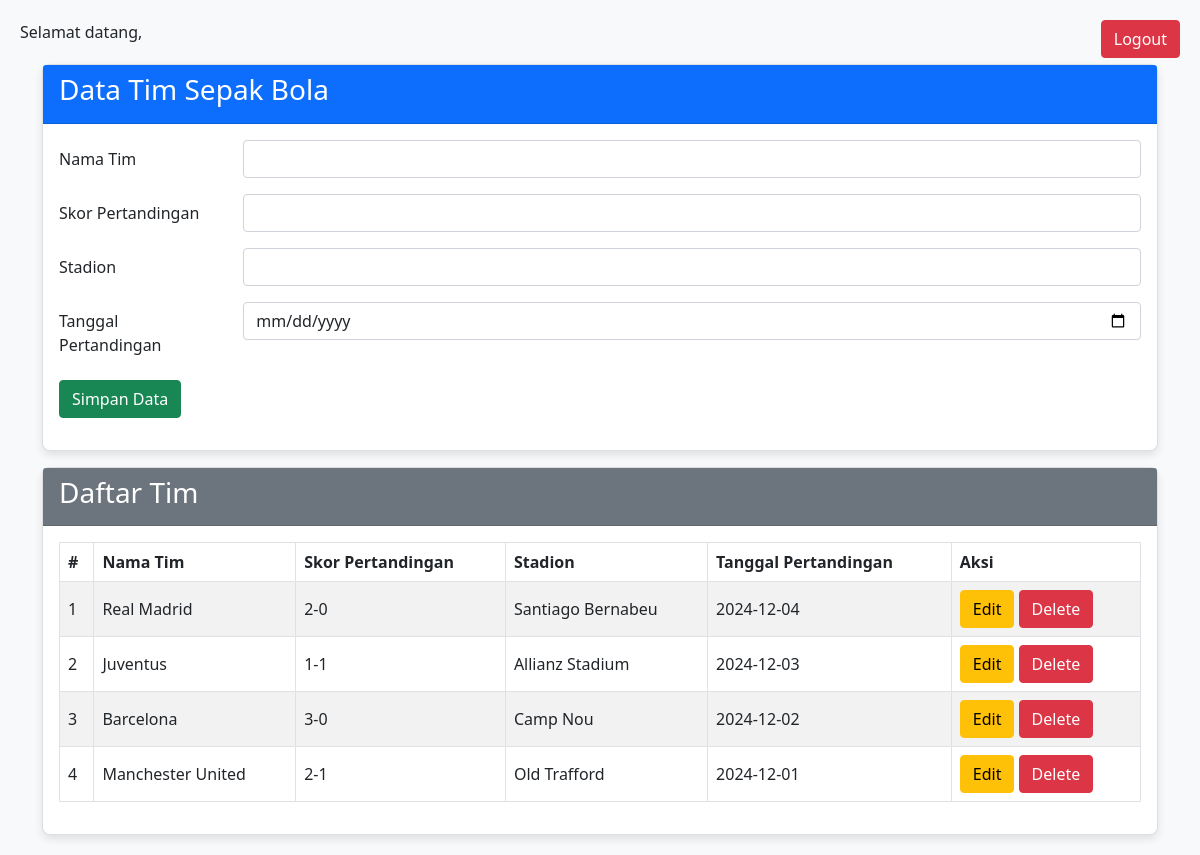
The app's page / (signed in) with its own data.
### tables this page shows
CREATE TABLE `football_teams` (
  `id` int(11) NOT NULL,
  `team_name` varchar(100) NOT NULL,
  `match_score` varchar(50) NOT NULL,
  `stadium` varchar(100) NOT NULL,
  `match_date` date NOT NULL,
  `created_at` timestamp NOT NULL DEFAULT CURRENT_TIMESTAMP
);

### index.php (the view, shortened to what this page needs)
<?php
include('koneksi.php');
$team_name = "";
$match_score = "";
$stadium = "";
$match_date = "";
?>
<!DOCTYPE html>
<html lang="en">
<head>
    <link href="https://cdn.jsdelivr.net/npm/bootstrap@5.0.0-beta2/dist/css/bootstrap.min.css" rel="stylesheet" />
</head>
<body>
    <a href="logout.php" class="btn btn-danger btn-logout">Logout</a>
    <div class="container">
        <div class="card">
            <div class="card-header bg-primary text-white">
                <h3>Data Tim Sepak Bola</h3>
            </div>
            <div class="card-body">
                <form action="" method="POST">
                    <div class="mb-3 row">
                        <label for="team_name" class="col-sm-2 col-form-label">Nama Tim</label>
                        <div class="col-sm-10">
                            <input type="text" class="form-control" id="team_name" name="team_name"
                                value="<?php echo $team_name ?>">
                        </div>
                    </div>
                    <div class="mb-3 row">
                        <label for="match_score" class="col-sm-2 col-form-label">Skor Pertandingan</label>
                        <div class="col-sm-10">
                            <input type="text" class="form-control" id="match_score" name="match_score"
                                value="<?php echo $match_score ?>">
                        </div>
                    </div>
                    <div class="mb-3 row">
                        <label for="stadium" class="col-sm-2 col-form-label">Stadion</label>
                        <div class="col-sm-10">
                            <input type="text" class="form-control" id="stadium" name="stadium"
                                value="<?php echo $stadium ?>">
                        </div>
                    </div>
                    <div class="mb-3 row">
                        <label for="match_date" class="col-sm-2 col-form-label">Tanggal Pertandingan</label>
                        <div class="col-sm-10">
                            <input type="date" class="form-control" id="match_date" name="match_date"
                                value="<?php echo $match_date ?>">
                        </div>
                    </div>
                    <button type="submit" name="simpan" class="btn btn-success">Simpan Data</button>
                </form>
            </div>
        </div>
        <div class="card mt-3">
            <div class="card-header bg-secondary text-white">
                <h3>Daftar Tim</h3>
            </div>
            <div class="card-body">
                <table class="table table-bordered table-striped">
                    <thead>
                        <tr>
                            <th>#</th>
                            <th>Nama Tim</th>
                            <th>Skor Pertandingan</th>
                            <th>Stadion</th>
                            <th>Tanggal Pertandingan</th>
                            <th>Aksi</th>
                        </tr>
                    </thead>
                    <tbody>
                        <?php
                        $sql2 = "SELECT * FROM football_teams ORDER BY id DESC";
                        $q2 = mysqli_query($koneksi, $sql2);
                        $urut = 1;
                        while ($r2 = mysqli_fetch_array($q2)) {
                            $id = $r2['id'];
                            $team_name = $r2['team_name'];
                            $match_score = $r2['match_score'];
                            $stadium = $r2['stadium'];
                            $match_date = $r2['match_date'];
                            ?>
                            <tr>
                                <td><?php echo $urut++ ?></td>
                                <td><?php echo $team_name ?></td>
                                <td><?php echo $match_score ?></td>
                                <td><?php echo $stadium ?></td>
                                <td><?php echo $match_date ?></td>
                                <td>
                                    <a href="index.php?op=edit&id=<?php echo $id ?>" class="btn btn-warning">Edit</a>
                                    <a href="index.php?op=delete&id=<?php echo $id ?>" class="btn btn-danger"
                                        onclick="return confirm('Yakin ingin menghapus data?');">Delete</a>
                                </td>
                            </tr>
                            <?php
                        }
                        ?>
                    </tbody>
                </table>
            </div>
        </div>
    </div>
</body>
</html>

### index.php (style rules this page uses)
body { background-color: #f8f9fa; padding: 20px; }
.card { margin-top: 20px; border-radius: 8px; box-shadow: 0 4px 8px rgba(0, 0, 0, 0.1); }
.table th, .table td { vertical-align: middle; }
.btn-logout { position: absolute; top: 20px; right: 20px; }

### records on screen
football_teams: team_name "Real Madrid", match_score "2-0", stadium "Santiago Bernabeu", match_date "2024-12-04"
football_teams: team_name "Juventus", match_score "1-1", stadium "Allianz Stadium", match_date "2024-12-03"
football_teams: team_name "Barcelona", match_score "3-0", stadium "Camp Nou", match_date "2024-12-02"
football_teams: team_name "Manchester United", match_score "2-1", stadium "Old Trafford", match_date "2024-12-01"
